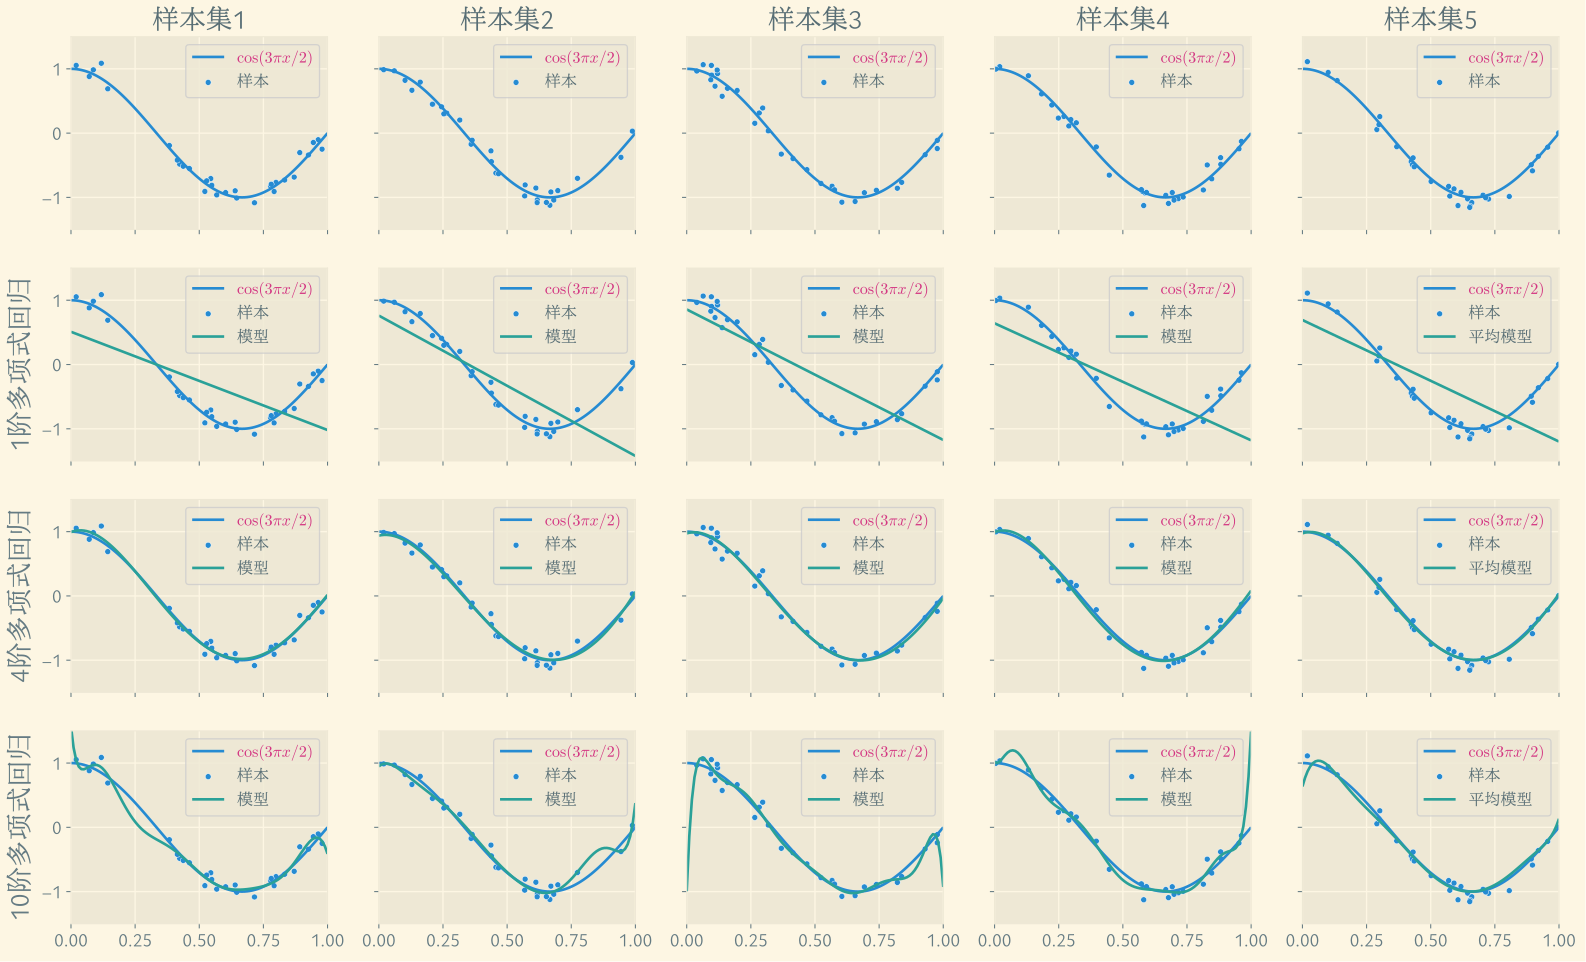

Generate this figure with Python:
import matplotlib.pyplot as plt
import seaborn as sns
import numpy as np
from sklearn.linear_model import LinearRegression
from sklearn.preprocessing import PolynomialFeatures


def true_fun(X):
    return np.cos(1.5 * np.pi * X)


np.random.seed(0)

trial, n_samples = 5, 30
degrees = [1, 4, 10]
X = np.random.rand(trial, n_samples)
Y = true_fun(X) + np.random.randn(trial, n_samples) * 0.1
X_plot = np.linspace(0, 1, 100)

with plt.style.context('Solarize_Light2'):

    plt.rcParams.update({
        "font.family": ["Ysabeau Office", "LXGW Neo ZhiSong Screen Full"],
        "mathtext.fontset": 'cm',
        "axes.unicode_minus": True,
        "savefig.bbox": "tight",
        "axes.titlesize": 20,
        "axes.labelsize": 20,
        'legend.fontsize': 12,
        "xtick.labelsize": 14,
        "ytick.labelsize": 14,
        'text.color': '#586e75',
    })

    fig, ax = plt.subplots(len(degrees) + 1, trial, sharex=True, sharey=True, figsize=(20, 12))

    # 每个子图画cos函数和样本点
    for t in range(trial):
        ax[0, t].set_title(f"样本集{t + 1}")
        x, y = X[t, :], Y[t, :]
        for i in range(len(degrees) + 1):
            sns.lineplot(x=X_plot, y=true_fun(X_plot), label=r"$\cos (3 \pi x  / 2)$", ax=ax[i, t])
            sns.scatterplot(x=x, y=y, s=20, label="样本", ax=ax[i, t])

    # 按行来 每行对应一个degree
    for i, degree in enumerate(degrees):

        ax[i + 1, 0].set_ylabel(f'{degree}阶多项式回归')

        polynomial_features = PolynomialFeatures(degree=degree, include_bias=True)
        XX_plot = polynomial_features.fit_transform(X_plot[:, np.newaxis])

        # 前 trial-1 个样本集各训练一个回归模型 最后一个样本集测试平均模型
        lr = [LinearRegression()] * (trial - 1)
        pre_avg = np.zeros(len(X_plot))
        for t in range(trial - 1):
            x, y = X[t, :], Y[t, :]
            lr[t].fit(polynomial_features.fit_transform(x[:, np.newaxis]), y)
            sns.lineplot(x=X_plot, y=lr[t].predict(XX_plot), label="模型", ax=ax[i + 1, t])
            pre_avg += lr[t].predict(XX_plot)

        sns.lineplot(x=X_plot, y=pre_avg / 4, label="平均模型", ax=ax[i + 1, -1])

    for t in range(trial):
        for i in range(len(degrees) + 1):
            ax[i, t].set(xlim=(0, 1), ylim=(-1.5, 1.5))
            ax[i, t].get_legend().texts[0].set_color("#d33682")

    fig.savefig("bias-var-dec.svg")
